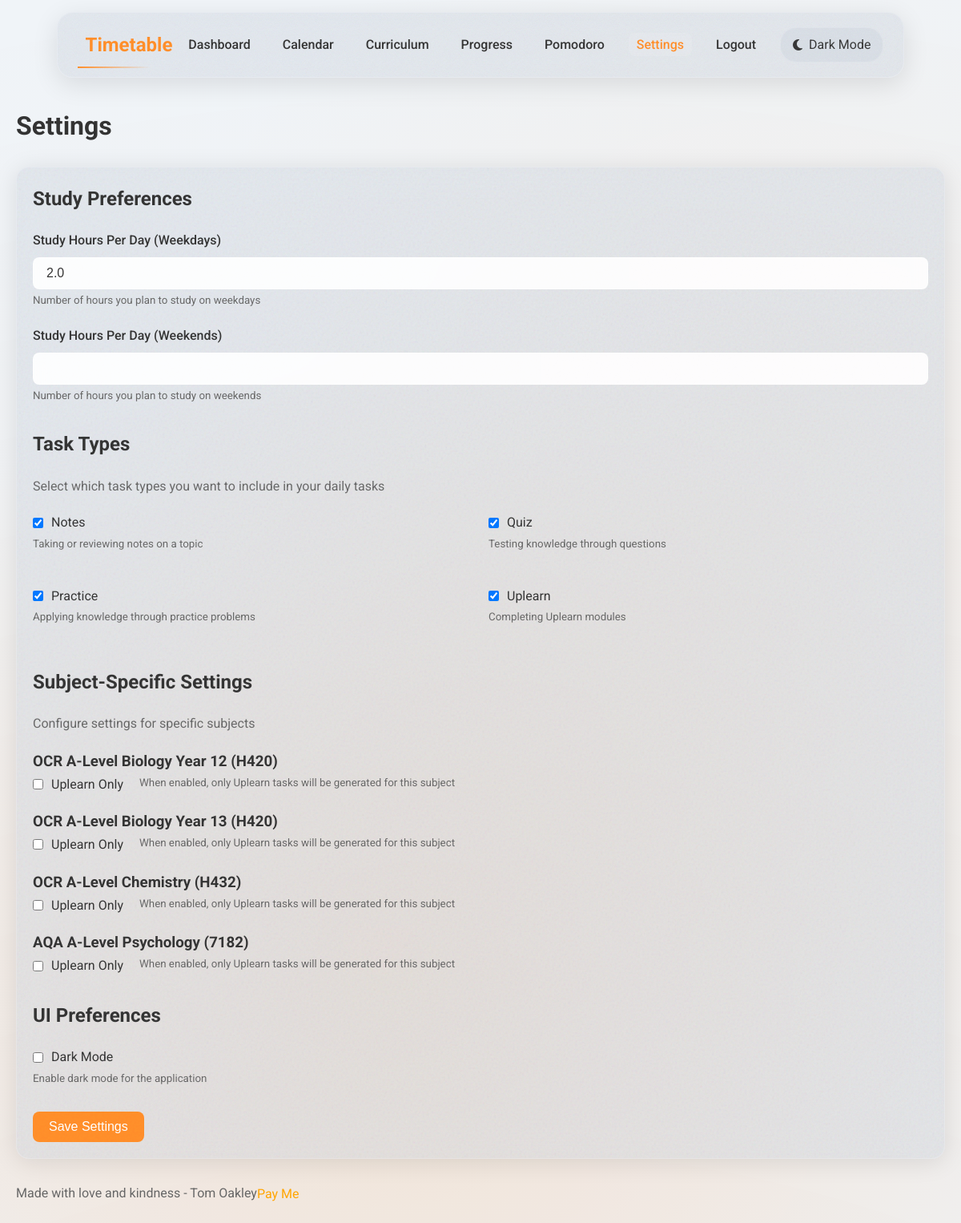
Page /settings (signed in) on the committed database.
### app/models/user.py (models this page shows, shortened)
class User(db.Model, UserMixin):
    __tablename__ = 'users'
    id = db.Column(db.Integer, primary_key=True)
    username = db.Column(db.String(50), unique=True, nullable=False)
    password_hash = db.Column(db.String(128), nullable=False)
    email = db.Column(db.String(100), unique=False, nullable=True)
    created_at = db.Column(db.DateTime, default=datetime.utcnow)
    last_login = db.Column(db.DateTime, nullable=True)
    study_hours_per_day = db.Column(db.Float, default=2.0)
    weekend_study_hours = db.Column(db.Float, default=3.0)
    dark_mode = db.Column(db.Boolean, default=False)
    task_type_preferences = db.relationship('TaskTypePreference', backref='user', lazy=True, cascade='all, delete-orphan')
    tasks = db.relationship('Task', back_populates='assigned_user', lazy=True, cascade='all, delete-orphan')
    subtopic_confidences = db.relationship('SubtopicConfidence', back_populates='user', lazy=True, cascade='all, delete-orphan')
    topic_confidences = db.relationship('TopicConfidence', back_populates='user', lazy=True, cascade='all, delete-orphan')

### app/models/task.py (models this page shows, shortened)
class TaskType(db.Model):
    __tablename__ = 'task_types'
    id = db.Column(db.Integer, primary_key=True)
    name = db.Column(db.String(50), nullable=False, unique=True)
    description = db.Column(db.Text, nullable=True)
    preferences = db.relationship('TaskTypePreference', backref='task_type', lazy=True, cascade='all, delete-orphan')
    tasks = db.relationship('Task', backref='task_type', lazy=True)

### app/models/curriculum.py (models this page shows, shortened)
class Subject(db.Model):
    __tablename__ = 'subjects'
    id = db.Column(db.Integer, primary_key=True)
    title = db.Column(db.String(255), nullable=False)
    description = db.Column(db.Text, nullable=True)
    value = db.Column(db.Integer, default=1)  # Used in the curriculum hierarchy
    is_user_created = db.Column(db.Boolean, default=False)
    created_by_user_id = db.Column(db.Integer, db.ForeignKey('users.id'), nullable=True)
    topics = db.relationship('Topic', back_populates='subject', lazy=True, cascade='all, delete-orphan')
    tasks = db.relationship('Task', back_populates='subject', lazy=True)

### app/routes/main.py (the view, shortened to what this page needs)
@main_bp.route('/settings', methods=['GET', 'POST'])
@login_required
def settings():
    payment_status = request.args.get('payment')
    payment_message = None
    if payment_status == 'success':
        payment_message = 'Thank you for your donation!'
    elif payment_status == 'cancelled':
        payment_message = 'Donation cancelled. You can try again anytime.'
    task_types = TaskType.query.all()
    subjects_query = Subject.query.all()
    unique_subjects = {}
    subjects_with_codes = []
    generic_subjects = []
    for subject in subjects_query:
        if '(' in subject.title and ')' in subject.title:
            subjects_with_codes.append(subject)
        else:
            generic_subjects.append(subject)
    for subject in subjects_with_codes:
        code_part = subject.title.split('(')[-1].split(')')[0]
        if code_part:
            course_code = code_part
            year_info = None
            if "Year 12" in subject.title:
                year_info = "Year 12"
            elif "Year 13" in subject.title:
                year_info = "Year 13"
            composite_key = course_code
            if year_info:
                composite_key = f"{course_code}_{year_info}"
            if composite_key not in unique_subjects:
                unique_subjects[composite_key] = subject
    for subject in generic_subjects:
        base_name = subject.title.lower().strip()
        should_add = True
        for key, existing_subject in unique_subjects.items():
            if base_name in existing_subject.title.lower():
                should_add = False
                break
        if should_add:
            unique_subjects[base_name] = subject
    subjects = list(unique_subjects.values())
    global_preferences = {}
    subject_preferences = {}
    for task_type in task_types:
        preference = TaskTypePreference.query.filter_by(
            user_id=current_user.id,
            task_type_id=task_type.id,
            subject_id=None
        ).first()
        global_preferences[task_type.id] = preference.is_enabled if preference else True
        if task_type.name == 'uplearn':
            for subject in subjects:
                preference = TaskTypePreference.query.filter_by(
                    user_id=current_user.id,
                    task_type_id=task_type.id,
                    subject_id=subject.id
                ).first()
                if subject.id not in subject_preferences:
                    subject_preferences[subject.id] = {}
                subject_preferences[subject.id][task_type.id] = preference.is_enabled if preference else False
    return render_template('main/settings.html',
                           task_types=task_types,
                           subjects=subjects,
                           global_preferences=global_preferences,
                           subject_preferences=subject_preferences,
                           payment_message=payment_message)

### app/templates/main/settings.html (shortened to what this page needs)
{% extends "base.html" %}
{% block content %}
<h1 class="page-title">Settings</h1>
<div class="glass-card mb-3">
    <form method="POST" action="{{ url_for('main.settings') }}">
        <h2 class="mb-2">Study Preferences</h2>
        <div class="form-group">
            <label for="study_hours" class="form-label">Study Hours Per Day (Weekdays)</label>
            <input type="number" id="study_hours" name="study_hours" class="form-control" value="{{ current_user.study_hours_per_day }}" min="0.5" max="12" step="0.5">
            <small class="text-secondary">Number of hours you plan to study on weekdays</small>
        </div>
        <div class="form-group">
            <label for="weekend_hours" class="form-label">Study Hours Per Day (Weekends)</label>
            <input type="number" id="weekend_hours" name="weekend_hours" class="form-control" value="{{ current_user.weekend_hours }}" min="0" max="12" step="0.5">
            <small class="text-secondary">Number of hours you plan to study on weekends</small>
        </div>
        <h2 class="mt-3 mb-2">Task Types</h2>
        <p class="mb-2 text-secondary">Select which task types you want to include in your daily tasks</p>
        <div class="grid col-2">
            {% for task_type in task_types %}
                <div class="form-group">
                    <label class="d-flex items-center gap-1">
                        <input type="checkbox" name="task_type_{{ task_type.id }}" {% if global_preferences[task_type.id] %}checked{% endif %}>
                        <span>{{ task_type.name|capitalize }}</span>
                    </label>
                    <small class="text-secondary">{{ task_type.description }}</small>
                </div>
            {% endfor %}
        </div>
        <h2 class="mt-3 mb-2">Subject-Specific Settings</h2>
        <p class="mb-2 text-secondary">Configure settings for specific subjects</p>
        {% for subject in subjects %}
            <div class="form-group">
                <h3>{{ subject.title }}</h3>
                <div class="d-flex gap-2 flex-wrap">
                    <label class="d-flex items-center gap-1">
                        <input
                            type="checkbox"
                            name="uplearn_subject_{{ subject.id }}"
                            {% if subject.id in subject_preferences and subject_preferences[subject.id][task_types|selectattr('name', 'equalto', 'uplearn')|map(attribute='id')|first] %}checked{% endif %}>
                        <span>Uplearn Only</span>
                    </label>
                    <small class="text-secondary">When enabled, only Uplearn tasks will be generated for this subject</small>
                </div>
            </div>
        {% endfor %}
        <h2 class="mt-3 mb-2">UI Preferences</h2>
        <div class="form-group">
            <label class="d-flex items-center gap-1">
                <input type="checkbox" name="dark_mode" {% if current_user.dark_mode %}checked{% endif %}>
                <span>Dark Mode</span>
            </label>
            <small class="text-secondary">Enable dark mode for the application</small>
        </div>
        <div class="mt-3">
            <button type="submit" class="btn btn-primary">Save Settings</button>
        </div>
    </form>
</div>
<div class="mt-4 d-flex justify-content-center align-items-center">
    <p class="text-secondary me-3">Made with love and kindness - Tom Oakley </p>
    <button id="stripe-pay-btn" style="background: none; border: none; color: orange; cursor: pointer; padding: 0; font-size: inherit; font-weight: normal; font-family: inherit;"> Pay Me</button>
</div>
{% endblock %}

### app/templates/base.html (shortened to what this page needs)
<!DOCTYPE html>
<html lang="en" data-theme="{{ 'dark' if current_user.is_authenticated and current_user.dark_mode else 'light' }}">
<head>
    <link rel="stylesheet" href="{{ url_for('static', filename='css/main.css') }}">
    <link rel="stylesheet" href="{{ url_for('static', filename='css/animations.css') }}">
    <link rel="stylesheet" href="https://cdnjs.cloudflare.com/ajax/libs/font-awesome/6.4.0/css/all.min.css">
</head>
<body class="{% block body_class %}{% endblock %}">
<header>
        <nav class="navbar glass-noise">
            <a href="{{ url_for('main.index') }}" class="navbar-brand">Timetable</a>
            <ul class="navbar-nav" id="navbar-nav">
                {% if current_user.is_authenticated %}
                <li><a href="{{ url_for('main.index') }}" class="nav-link {{ 'active' if request.endpoint == 'main.index' }}">Dashboard</a></li>
                <li><a href="{{ url_for('main.calendar') }}" class="nav-link {{ 'active' if request.endpoint == 'main.calendar' }}">Calendar</a></li>
                <li><a href="{{ url_for('main.curriculum') }}" class="nav-link {{ 'active' if request.endpoint == 'main.curriculum' }}">Curriculum</a></li>
                <li><a href="{{ url_for('main.progress') }}" class="nav-link {{ 'active' if request.endpoint == 'main.progress' }}">Progress</a></li>
                <li><a href="{{ url_for('main.pomodoro') }}" class="nav-link {{ 'active' if request.endpoint == 'main.pomodoro' }}">Pomodoro</a></li>
                <li><a href="{{ url_for('main.settings') }}" class="nav-link {{ 'active' if request.endpoint == 'main.settings' }}">Settings</a></li>
                <li><a href="{{ url_for('auth.logout') }}" class="nav-link">Logout</a></li>
                <li>
                    <div class="dark-mode-toggle glass-noise" id="dark-mode-toggle">
                        <i class="fas {{ 'fa-sun' if current_user.dark_mode else 'fa-moon' }}"></i>
                        <span>{{ 'Light Mode' if current_user.dark_mode else 'Dark Mode' }}</span>
                    </div>
                </li>
                {% else %}
                <li><a href="{{ url_for('auth.login') }}" class="nav-link {{ 'active' if request.endpoint == 'auth.login' }}">Login</a></li>
                <li><a href="{{ url_for('auth.register') }}" class="nav-link {{ 'active' if request.endpoint == 'auth.register' }}">Register</a></li>
                {% endif %}
            </ul>
        </nav>
    </header>
    <main class="container">
        {% block content %}{% endblock %}
    </main>
</body>
</html>

### rows in the picture
User: dark_mode "Dark Mode", study_hours "2.0"
TaskType: id "☑", name "Notes", description "Taking or reviewing notes on a topic"
TaskType: id "☑", name "Quiz", description "Testing knowledge through questions"
TaskType: id "☑", name "Practice", description "Applying knowledge through practice problems"
TaskType: id "☑", name "Uplearn", description "Completing Uplearn modules"
Subject: title "OCR A-Level Biology Year 12 (H420)"
Subject: title "OCR A-Level Biology Year 13 (H420)"
Subject: title "OCR A-Level Chemistry (H432)"
Subject: title "AQA A-Level Psychology (7182)"
